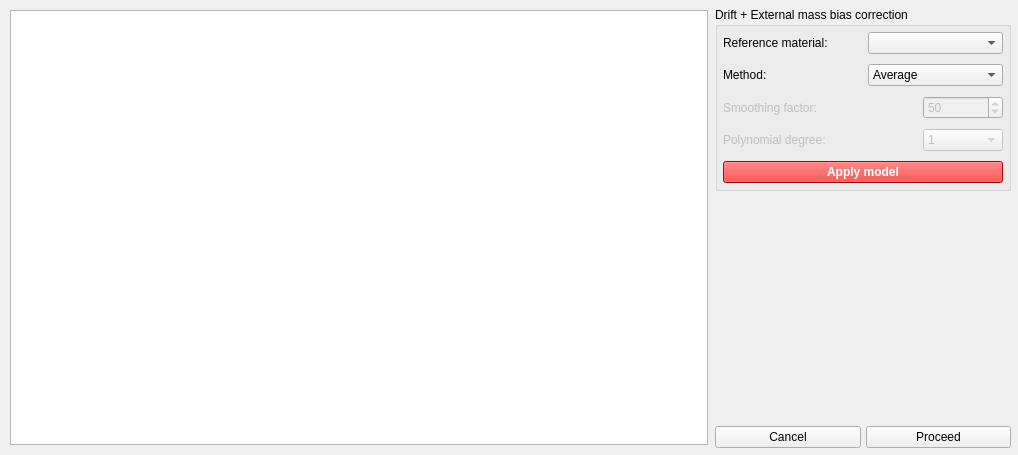
<?xml version="1.0" encoding="UTF-8"?>
<ui version="4.0">
 <class>Drift</class>
 <widget class="QDialog" name="Drift">
  <property name="geometry">
   <rect>
    <x>0</x>
    <y>0</y>
    <width>1018</width>
    <height>455</height>
   </rect>
  </property>
  <property name="windowTitle">
   <string>Drift correction</string>
  </property>
  <layout class="QVBoxLayout" name="verticalLayout">
   <property name="spacing">
    <number>0</number>
   </property>
   <property name="leftMargin">
    <number>0</number>
   </property>
   <property name="topMargin">
    <number>0</number>
   </property>
   <property name="rightMargin">
    <number>0</number>
   </property>
   <property name="bottomMargin">
    <number>0</number>
   </property>
   <item>
    <widget class="QFrame" name="bgApp">
     <property name="frameShape">
      <enum>QFrame::NoFrame</enum>
     </property>
     <property name="frameShadow">
      <enum>QFrame::Raised</enum>
     </property>
     <layout class="QHBoxLayout" name="horizontalLayout">
      <property name="spacing">
       <number>0</number>
      </property>
      <property name="leftMargin">
       <number>5</number>
      </property>
      <property name="topMargin">
       <number>5</number>
      </property>
      <property name="rightMargin">
       <number>5</number>
      </property>
      <property name="bottomMargin">
       <number>5</number>
      </property>
      <item>
       <widget class="QFrame" name="leftContent">
        <property name="frameShape">
         <enum>QFrame::NoFrame</enum>
        </property>
        <property name="frameShadow">
         <enum>QFrame::Raised</enum>
        </property>
        <layout class="QVBoxLayout" name="verticalLayout_2">
         <property name="spacing">
          <number>0</number>
         </property>
         <property name="leftMargin">
          <number>5</number>
         </property>
         <property name="topMargin">
          <number>5</number>
         </property>
         <property name="rightMargin">
          <number>5</number>
         </property>
         <property name="bottomMargin">
          <number>5</number>
         </property>
         <item>
          <widget class="PlotWidget" name="graphicsView"/>
         </item>
        </layout>
       </widget>
      </item>
      <item>
       <widget class="QFrame" name="rightContent">
        <property name="minimumSize">
         <size>
          <width>300</width>
          <height>0</height>
         </size>
        </property>
        <property name="frameShape">
         <enum>QFrame::NoFrame</enum>
        </property>
        <property name="frameShadow">
         <enum>QFrame::Raised</enum>
        </property>
        <layout class="QVBoxLayout" name="verticalLayout_4">
         <property name="spacing">
          <number>5</number>
         </property>
         <property name="leftMargin">
          <number>2</number>
         </property>
         <property name="topMargin">
          <number>2</number>
         </property>
         <property name="rightMargin">
          <number>2</number>
         </property>
         <property name="bottomMargin">
          <number>2</number>
         </property>
         <item>
          <widget class="QGroupBox" name="groupBox">
           <property name="title">
            <string>Drift + External mass bias correction</string>
           </property>
           <layout class="QVBoxLayout" name="verticalLayout_3">
            <property name="spacing">
             <number>10</number>
            </property>
            <property name="leftMargin">
             <number>5</number>
            </property>
            <property name="topMargin">
             <number>5</number>
            </property>
            <property name="rightMargin">
             <number>5</number>
            </property>
            <property name="bottomMargin">
             <number>5</number>
            </property>
            <item>
             <layout class="QHBoxLayout" name="horizontalLayout_2">
              <item>
               <widget class="QLabel" name="label">
                <property name="text">
                 <string>Reference material:</string>
                </property>
               </widget>
              </item>
              <item>
               <widget class="QComboBox" name="comboBox_rm">
                <property name="cursor">
                 <cursorShape>PointingHandCursor</cursorShape>
                </property>
               </widget>
              </item>
             </layout>
            </item>
            <item>
             <layout class="QHBoxLayout" name="horizontalLayout_3">
              <item>
               <widget class="QLabel" name="label_2">
                <property name="text">
                 <string>Method:</string>
                </property>
               </widget>
              </item>
              <item>
               <widget class="QComboBox" name="comboBox_method">
                <property name="cursor">
                 <cursorShape>PointingHandCursor</cursorShape>
                </property>
                <item>
                 <property name="text">
                  <string>Average</string>
                 </property>
                </item>
                <item>
                 <property name="text">
                  <string>Polynomial</string>
                 </property>
                </item>
                <item>
                 <property name="text">
                  <string>Smoothing spline</string>
                 </property>
                </item>
               </widget>
              </item>
             </layout>
            </item>
            <item>
             <layout class="QHBoxLayout" name="horizontalLayout_6">
              <item>
               <widget class="QLabel" name="label_smoothing">
                <property name="enabled">
                 <bool>false</bool>
                </property>
                <property name="text">
                 <string>Smoothing factor:</string>
                </property>
               </widget>
              </item>
              <item>
               <widget class="QSpinBox" name="spinBox_smoothing">
                <property name="enabled">
                 <bool>false</bool>
                </property>
                <property name="maximumSize">
                 <size>
                  <width>80</width>
                  <height>16777215</height>
                 </size>
                </property>
                <property name="cursor">
                 <cursorShape>PointingHandCursor</cursorShape>
                </property>
                <property name="maximum">
                 <number>1000</number>
                </property>
                <property name="value">
                 <number>50</number>
                </property>
               </widget>
              </item>
             </layout>
            </item>
            <item>
             <layout class="QHBoxLayout" name="horizontalLayout_5">
              <item>
               <widget class="QLabel" name="label_degree">
                <property name="enabled">
                 <bool>false</bool>
                </property>
                <property name="text">
                 <string>Polynomial degree:</string>
                </property>
               </widget>
              </item>
              <item>
               <widget class="QComboBox" name="comboBox_degree">
                <property name="enabled">
                 <bool>false</bool>
                </property>
                <property name="maximumSize">
                 <size>
                  <width>80</width>
                  <height>16777215</height>
                 </size>
                </property>
                <property name="cursor">
                 <cursorShape>PointingHandCursor</cursorShape>
                </property>
                <item>
                 <property name="text">
                  <string>1</string>
                 </property>
                </item>
                <item>
                 <property name="text">
                  <string>2</string>
                 </property>
                </item>
                <item>
                 <property name="text">
                  <string>3</string>
                 </property>
                </item>
                <item>
                 <property name="text">
                  <string>4</string>
                 </property>
                </item>
                <item>
                 <property name="text">
                  <string>5</string>
                 </property>
                </item>
                <item>
                 <property name="text">
                  <string>6</string>
                 </property>
                </item>
                <item>
                 <property name="text">
                  <string>7</string>
                 </property>
                </item>
                <item>
                 <property name="text">
                  <string>8</string>
                 </property>
                </item>
                <item>
                 <property name="text">
                  <string>9</string>
                 </property>
                </item>
                <item>
                 <property name="text">
                  <string>10</string>
                 </property>
                </item>
               </widget>
              </item>
             </layout>
            </item>
            <item>
             <widget class="QPushButton" name="btn_apply">
              <property name="font">
               <font>
                <weight>75</weight>
                <bold>true</bold>
               </font>
              </property>
              <property name="cursor">
               <cursorShape>PointingHandCursor</cursorShape>
              </property>
              <property name="styleSheet">
               <string notr="true">background-color: rgb(255, 0, 0);
color: rgb(255, 255, 255)</string>
              </property>
              <property name="text">
               <string>Apply model</string>
              </property>
              <property name="autoDefault">
               <bool>false</bool>
              </property>
             </widget>
            </item>
           </layout>
          </widget>
         </item>
         <item>
          <spacer name="verticalSpacer">
           <property name="orientation">
            <enum>Qt::Vertical</enum>
           </property>
           <property name="sizeHint" stdset="0">
            <size>
             <width>20</width>
             <height>40</height>
            </size>
           </property>
          </spacer>
         </item>
         <item>
          <layout class="QHBoxLayout" name="horizontalLayout_4">
           <item>
            <widget class="QPushButton" name="btn_cancel">
             <property name="cursor">
              <cursorShape>PointingHandCursor</cursorShape>
             </property>
             <property name="text">
              <string>Cancel</string>
             </property>
             <property name="autoDefault">
              <bool>false</bool>
             </property>
            </widget>
           </item>
           <item>
            <widget class="QPushButton" name="btn_proceed">
             <property name="cursor">
              <cursorShape>PointingHandCursor</cursorShape>
             </property>
             <property name="text">
              <string>Proceed</string>
             </property>
             <property name="autoDefault">
              <bool>false</bool>
             </property>
            </widget>
           </item>
          </layout>
         </item>
        </layout>
       </widget>
      </item>
     </layout>
    </widget>
   </item>
  </layout>
 </widget>
 <customwidgets>
  <customwidget>
   <class>PlotWidget</class>
   <extends>QGraphicsView</extends>
   <header>pyqtgraph</header>
  </customwidget>
 </customwidgets>
 <resources/>
 <connections/>
</ui>
